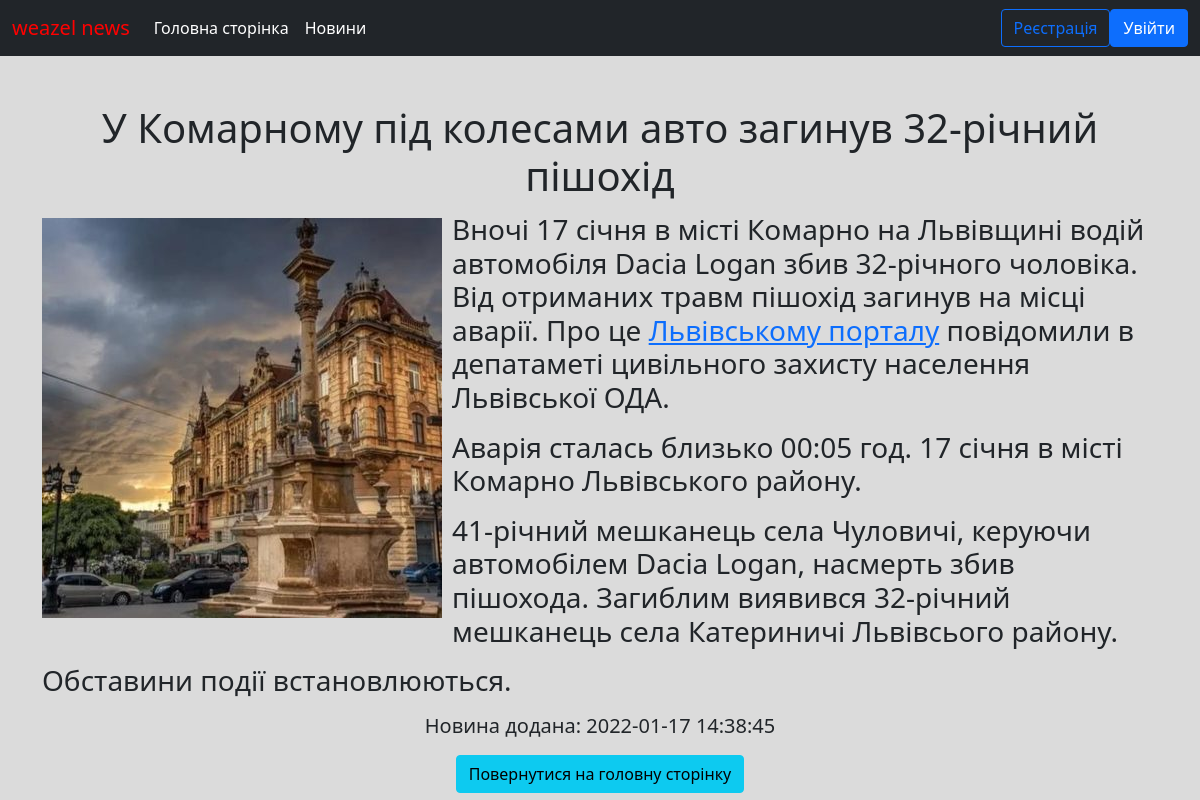
Screenshot of /news/view?id=35 with the database file from the repository.
### tables this page shows
CREATE TABLE `news` (
  `id` int(11) NOT NULL,
  `title` varchar(255) NOT NULL,
  `short_text` text NOT NULL,
  `datetime` datetime NOT NULL,
  `datetime_lastedit` datetime DEFAULT NULL,
  `user_id` int(11) NOT NULL,
  `text` text NOT NULL,
  `photo` varchar(255) DEFAULT NULL
);

### core/Controller.php (called while the page is built, shortened)
<?php
class Controller
{
    public function render($viewsName, $localParams = null, $globalParams = null)
    {
        $tpl = new Template();
        if (is_array($localParams))
            $tpl->setParams($localParams);
        $moduleName = strtolower((new \ReflectionClass($this))->getShortName());
        $globalParams['PageContent'] = $tpl->render("views/{$moduleName}/{$viewsName}.php");
        return $globalParams;
    }
}

### controllers/News.php (called while the page is built, shortened)
<?php
class News extends Controller
{
    protected $newsModel;
    public function __construct()
    {
        $this->newsModel = new \models\News();
    }
    public function actionView()
    {
        $id = $_GET['id'];
        $news = $this->newsModel->GetNewsById($id);
        $title = $news['title'];
        return $this->render('view', ['model' => $news], [
            'PageTitle' => $title,
            'MainTitle' => $title,
        ]);
    }
}

### core/Core.php (called while the page is built, shortened)
<?php
class Core
{
    private static $instance;
    private static $mainTemplate;
    private static $db;
    private function __construct()
    {
        global $Config;
        self::$db = new \core\DB($Config['Database']['Server'],
            $Config['Database']['Username'],
            $Config['Database']['Password'],
            $Config['Database']['Database']);
    }
    public static function getInstance()
    {
        if (empty(self::$instance)) {
            self::$instance = new Core();
            return self::getInstance();
        } else
            return self::$instance;
    }
    public function getDB()
    {
        return self::$db;
    }
    public function init()
    {
        self::$mainTemplate = new Template();
    }
    public function run()
    {
        $path = $_GET['path'];
        $pathParts = explode('/', $path);
        $className = ucfirst($pathParts[0]);
        if (empty($className))
            $fullClassName = 'controllers\\Site';
        else
            $fullClassName = 'controllers\\' . $className;
        $methodName = ucfirst($pathParts[1]);
        if (empty($methodName))
            $fullMethodName = 'actionIndex';
        else
            $fullMethodName = 'action' . $methodName;
        if (class_exists($fullClassName)) {
            $controller = new $fullClassName();
            if (method_exists($controller, $fullMethodName)) {
                $method = new \ReflectionMethod($fullClassName, $fullMethodName);
                $paramsArray = [];
                $result = $method->invokeArgs($controller, $paramsArray);
                if (is_array($result)) {
                    self::$mainTemplate->setParams($result);
                }
            } else
                throw new \Exception('404 Not Found');
        } else
            throw new \Exception('404 Not Found');
    }
    public function done()
    {
        self::$mainTemplate->display('views/layout/index.php');
    }
}

### index.php (called while the page is built)
<?php
include('config/config.php');
include('core/Core.php');
$core = \core\Core::getInstance();
$core->init();
$core->run();
$core->done();

### core/DB.php (called while the page is built, shortened)
<?php
class DB
{
    protected $pdo;
    public function __construct($server, $login, $password, $database)
    {
        $this->pdo = new \PDO("mysql:host={$server};dbname=$database;charset=UTF8", $login, $password);
    }
    public function select($table, $fields = "*", $where = null, $orderBy = null, $limit = null, $offset = null)
    {
        $fieldsStr = "*";
        if (is_string($fields))
            $fieldsStr = $fields;
        $sql = "SELECT {$fieldsStr} FROM {$table} ";
        if (is_array($where) && count($where) > 0) {
            $whereParts = [];
            foreach ($where as $key => $value) {
                $whereParts [] = "{$key}= ?";
            }
            $whereStr = implode(' AND ', $whereParts);
            $sql .= ' WHERE ' . $whereStr;
        }
        $sth = $this->pdo->prepare($sql);
        if (is_array($where) && count($where) > 0)
            $sth->execute(array_values($where));
        else
            $sth->execute();
        return $sth->fetchAll();
    }
}

### models/News.php (called while the page is built, shortened)
<?php
class News extends \core\Model
{
    public function GetNewsById($id)
    {
        $news = \core\Core::getInstance()->getDB()->select('news', '*', ['id' => $id]);
        if (!empty($news))
            return $news[0];
        else
            return null;
    }
}

### models/Users.php (called while the page is built, shortened)
<?php
class Users extends Model
{
    public function IsUserAuthenticated()
    {
        return isset($_SESSION['user']);
    }
}

### views/news/view.php (the view)
<div class="news">
    <div>
        <? if (is_file('files/news/' . $model['photo'] . '_m.jpg')): ?>
            <? if (is_file('files/news/' . $model['photo'] . '_m.jpg')): ?>
                <a href="/files/news/<?= $model['photo'] ?>_b.jpg"  target="_blank" >
            <? endif; ?>
            <img class="bd-placeholder-img rounded float-start "
                 src="/files/news/<?= $model['photo'] ?>_m.jpg"/>
            <? if (is_file('files/news/' . $model['photo'] . '_m.jpg')): ?>
                </a>
            <? endif; ?>
        <? endif; ?>
    </div>
    <div>
        <h3> <?= $model['text'] ?></h3>
    </div>
</div>
<div>
    <h5 class="char1">Новина додана: <?= $model['datetime'] ?></h5>
    <h1 class="char1"><a href="/site" class="btn btn-info">Повернутися на головну сторінку</a></h1>
</div>

### views/layout/index.php (shortened to what this page needs)
<?php
$UserModel = new \models\Users();
?>
<!DOCTYPE html>
<hml>
    <head>
        <link href="https://cdn.jsdelivr.net/npm/bootstrap@5.0.2/dist/css/bootstrap.min.css" rel="stylesheet"
>
        <link href="/style.css" type="text/css" rel="stylesheet"/>
    </head>
    <body id="backcolor">
    <nav class="navbar navbar-dark bg-dark navbar-expand-lg navbar-light bg-light">
        <div class="container-fluid">
            <a class="navbar-brand" href="" style="color: red">weazel news</a>
            <div class="collapse navbar-collapse" id="navbarSupportedContent">
                <ul class="navbar-nav me-auto mb-2 mb-lg-0">
                    <li class="nav-item">
                        <a class="nav-link active" aria-current="page" href="/">Головна сторінка</a>
                    </li>
                    <li class="nav-item">
                        <a class="nav-link active" href="/news">Новини</a>
                    </li>
                </ul>
                <form class="d-flex">
                    <? if (!$UserModel->IsUserAuthenticated()): ?>
                        <a href="/users/register" class="btn btn-outline-primary ">Реєстрація</a>
                        <a href="/users/login" class="btn btn-primary">Увійти</a>
                    <? endif; ?>
                </form>
            </div>
        </div>
    </nav>
    <div class="container">
        <h1 class="mt-5 char1"><?= $PageTitle ?></h1>
        <?= $PageContent ?>
    </div>
    </body>
</hml>

### style.css (style rules this page uses)
.news .bd-placeholder-img.rounded { padding: 10px 10px 10px 0; }
h3 { padding-top: 5px; }
.char1 { text-align: center; }
#backcolor { background: #dbdbdb; }
* { box-sizing: border-box; }

### rows the page displays
news: title "У Комарному під колесами авто загинув 32-річний пішохід", photo (picture), text "Вночі 17 січня в місті Комарно на Львівщині водій автомобіля Dacia Logan збив 32-річного чоловіка. Від отриманих травм пішохід загинув на місці аварії. Про це Львівському порталу повідомили в депатаметі цивільного захисту населення Львівської ОДА. Аварія сталась близько 00:05 год. 17 січня в місті Комарно Львівського району. 41-річний мешканець села Чуловичі, керуючи автомобілем Dacia Logan, насмерть збив пішохода. Загиблим виявився 32-річний мешканець села Катериничі Львівсього району. Обставини події встановлюються.", datetime "2022-01-17 14:38:45"
